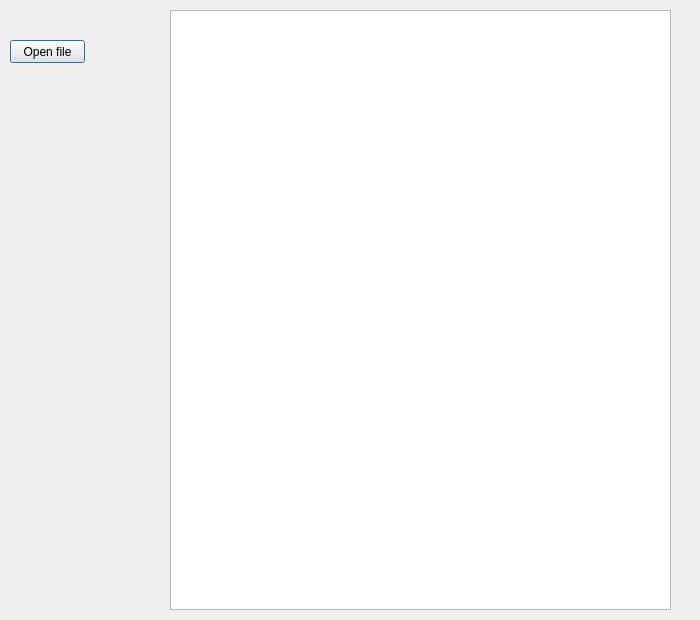
<?xml version="1.0" encoding="UTF-8"?>
<ui version="4.0">
 <class>Automatic</class>
 <widget class="QDialog" name="Automatic">
  <property name="geometry">
   <rect>
    <x>0</x>
    <y>0</y>
    <width>700</width>
    <height>620</height>
   </rect>
  </property>
  <property name="sizePolicy">
   <sizepolicy hsizetype="Expanding" vsizetype="Expanding">
    <horstretch>0</horstretch>
    <verstretch>0</verstretch>
   </sizepolicy>
  </property>
  <property name="windowTitle">
   <string>Identification</string>
  </property>
  <property name="windowIcon">
   <iconset>
    <normaloff>../build-TP-Desktop_Qt_5_3_MSVC2013_32bit-Debug/pterodactyl.jpg</normaloff>../build-TP-Desktop_Qt_5_3_MSVC2013_32bit-Debug/pterodactyl.jpg</iconset>
  </property>
  <widget class="QPushButton" name="file_automatic">
   <property name="geometry">
    <rect>
     <x>10</x>
     <y>40</y>
     <width>75</width>
     <height>23</height>
    </rect>
   </property>
   <property name="text">
    <string>Open file</string>
   </property>
  </widget>
  <widget class="QGraphicsView" name="graphicsView">
   <property name="geometry">
    <rect>
     <x>170</x>
     <y>10</y>
     <width>501</width>
     <height>600</height>
    </rect>
   </property>
   <property name="dragMode">
    <enum>QGraphicsView::ScrollHandDrag</enum>
   </property>
  </widget>
  <widget class="QLabel" name="automatic_info">
   <property name="geometry">
    <rect>
     <x>10</x>
     <y>80</y>
     <width>141</width>
     <height>51</height>
    </rect>
   </property>
   <property name="autoFillBackground">
    <bool>true</bool>
   </property>
   <property name="text">
    <string/>
   </property>
   <property name="wordWrap">
    <bool>true</bool>
   </property>
   <property name="margin">
    <number>2</number>
   </property>
  </widget>
  <widget class="QLabel" name="label">
   <property name="geometry">
    <rect>
     <x>0</x>
     <y>0</y>
     <width>700</width>
     <height>710</height>
    </rect>
   </property>
   <property name="text">
    <string/>
   </property>
   <property name="pixmap">
    <pixmap>../build-TP-Desktop_Qt_5_3_MSVC2013_32bit-Debug/graphics/neurons2.jpg</pixmap>
   </property>
   <property name="scaledContents">
    <bool>true</bool>
   </property>
  </widget>
  <zorder>label</zorder>
  <zorder>file_automatic</zorder>
  <zorder>graphicsView</zorder>
  <zorder>automatic_info</zorder>
 </widget>
 <resources/>
 <connections/>
</ui>
